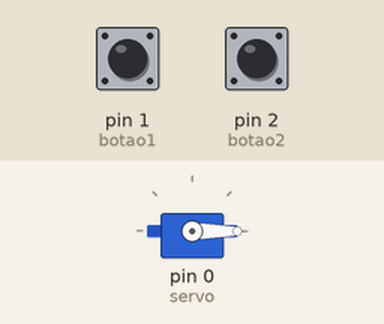
Simulated run of this sketch. Board: Arduino Uno, built with avr-gcc and run on an emulated ATmega328P. On the bench: servo. The test bench sets the inputs (shaded band); at power-on: pin 1 (botao1) LOW, pin 2 (botao2) LOW.

Above: at 1.2 s.
1.3 s: pin 1 (botao1) pulled HIGH for 3.2 s
At 5.4 s:
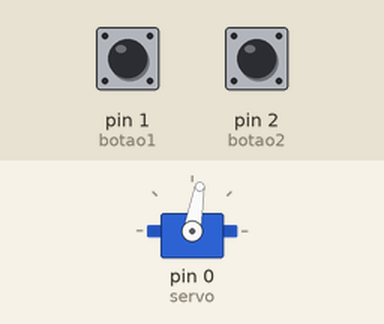
6.0 s: pin 1 (botao1) pulled HIGH for 0.15 s
At 6.6 s:
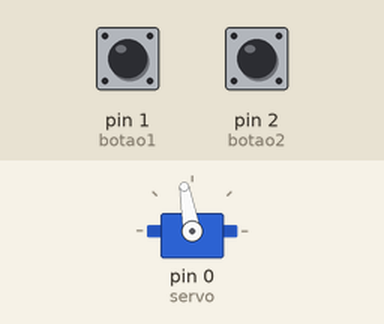
7.6 s: pin 1 (botao1) pulled HIGH for 1 s
At 7.9 s:
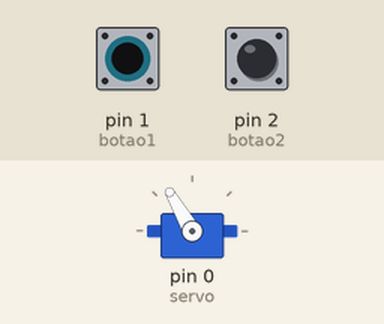
10.1 s: pin 1 (botao1) pulled HIGH for 0.15 s
At 11.0 s:
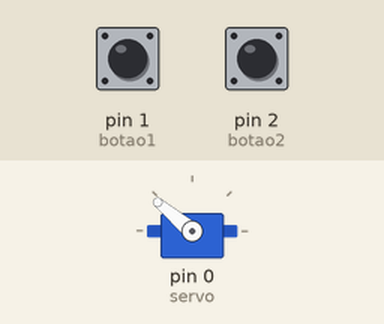
11.7 s: pin 1 (botao1) pulled HIGH for 0.15 s
At 12.2 s:
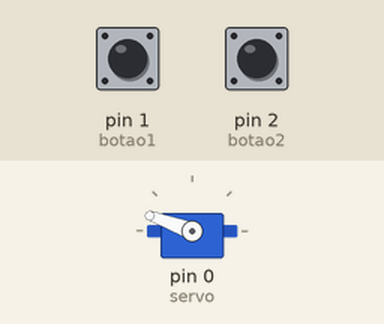
13.3 s: pin 1 (botao1) pulled HIGH for 1 s
At 14.6 s:
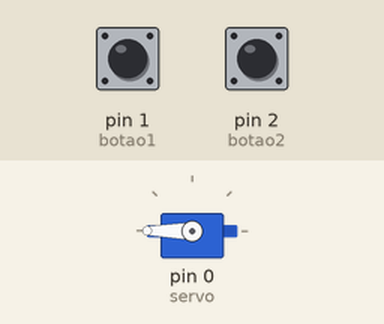
Timing chart, 0 to 16.3 s (numbered marks = the images above; inputs shaded):
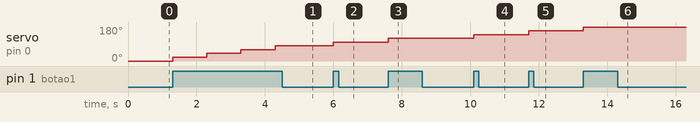

The sketch:

BotaoMotor.ino
```cpp
//Incluindo a biblioteca para a ultilização do servo motor
#include <Servo.h>

/*Criando objeto do tipo Servo motor para poder usar as
funções de controle do equipamento(servo motor)*/
Servo objetoServo;

//variável para salvar a porta que servo motor está conectado
int servo = 0;

//variável para a porta do botão
int botao1 = 1;
int botao2 = 2;

//variável para posição do motor
int posicao = 0;


void setup()
{
  // inicializando o servo na porta digital
  objetoServo.attach(servo);

  //definir botão como entrada
  pinMode(botao1,INPUT);

  pinMode(botao2,INPUT);

  posicao = 0;
  objetoServo.write(posicao);
}

void loop()
{
  /*SE BOTÃO FOR PRESSIONADO E POSIÇÃO DO SERVO MOTOR ESTIVER
   MENOR QUE 180º*/
  if(digitalRead(botao1)==HIGH && posicao<180 ){
  //MANDE O MOTOR PARA A NOVA POSIÇÃO
     posicao = posicao +20;
    objetoServo.write(posicao);
    delay(1000);

  }
  if(digitalRead(botao2)== HIGH && posicao > 0){
   //MANDE O MOTOR PARA A NOVA POSIÇÃO
        posicao = posicao - 20;
    objetoServo.write(posicao);
    delay(1000);

  }
}
```

Measured:
- after the input at 1.3 s, servo on pin 0 (servo): 0° → 20° at once, → 40° 1.0 s later, → 60° 1.0 s later, → 80° 1.0 s later
- after the input at 6.0 s, servo on pin 0 (servo): 80° → 100° at once
- after the input at 7.6 s, servo on pin 0 (servo): 100° → 120° at once
- after the input at 10.1 s, servo on pin 0 (servo): 120° → 140° at once
- after the input at 11.7 s, servo on pin 0 (servo): 140° → 160° at once
- after the input at 13.3 s, servo on pin 0 (servo): 160° → 180° at once
